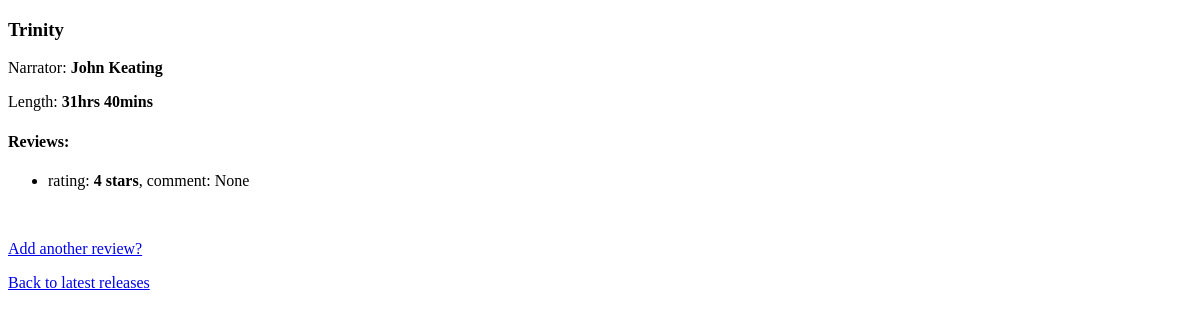
The page /audiobooks/1/after_review/ on the database as committed earlier.
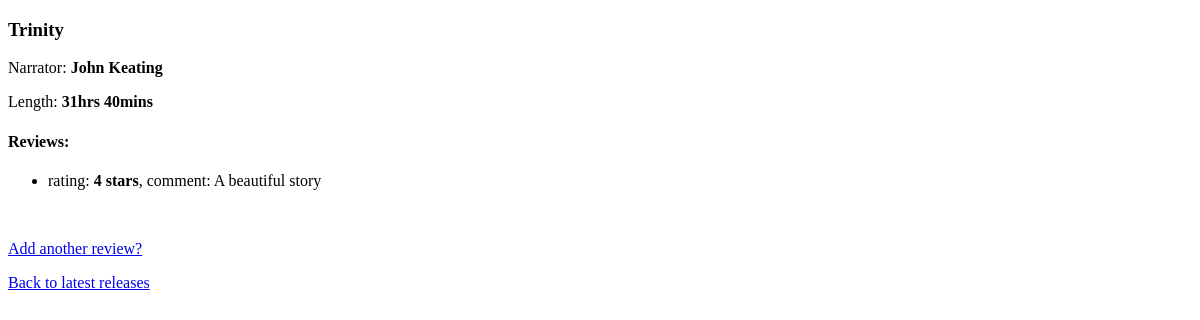
The same page on the database as committed later.
### audiobooks/models.py (models this page shows, shortened)
class Review(models.Model):
    rating = models.IntegerField()
    comment = models.CharField(max_length=300, null=True, blank=True)
    timestamp = models.DateTimeField(auto_now_add=True)
    for_audiobook = models.ForeignKey(to=Audiobook, on_delete=models.CASCADE)

### audiobooks/views.py (the view)
# urls.py: path("<int:pk>/after_review/", views.DetailAfterReview.as_view(), name = 'after_review'),
class DetailAfterReview(DetailView):
    template_name = 'audiobooks/detail_after_review.html'
    model = Audiobook

### audiobooks/models.py (called while the page is built)
    def format_length(self):
        if self.length:
            hour, min = divmod(self.length, 60)
            return "{}hrs {}mins".format(hour, min)
        else:
            return "unknown"

### templates/audiobooks/detail_after_review.html (shortened to what this page needs)
<!DOCTYPE html>
<html lang="en">
<head>
</head>
<body>
<h3>{{ audiobook.title }}</h3>
    {% if audiobook.narrator %}
        <p>Narrator: <strong>{{ audiobook.narrator }}</strong></p>
    {% endif %}
    {% if audiobook.length %}
        <p>Length: <strong>{{ audiobook.format_length }}</strong></p>
    {% endif %}
    <h4>Reviews:</h4>
    {% if audiobook.review_set.all.count > 0 %}
        <ul>
            {% for review in audiobook.review_set.all %}
                <li>rating: <strong>{{ review.rating }} star{{ review.rating|pluralize }}</strong>,
                    comment: {{ review.comment }}</li>
            {% endfor %}
        </ul>
    {% else %}
        <p>Sorry, no reviews yet</p>
    {% endif %}
    <br>
    <p><a href="{%  url 'audiobooks:detail' audiobook.id %}">Add another review?</a></p>
    <p><a href="{% url 'audiobooks:index' %}">Back to latest releases</a></p>
</body>
</html>

Rows that differ between the two databases and show on the page:
changed Review: comment "None" → "A beautiful story"
